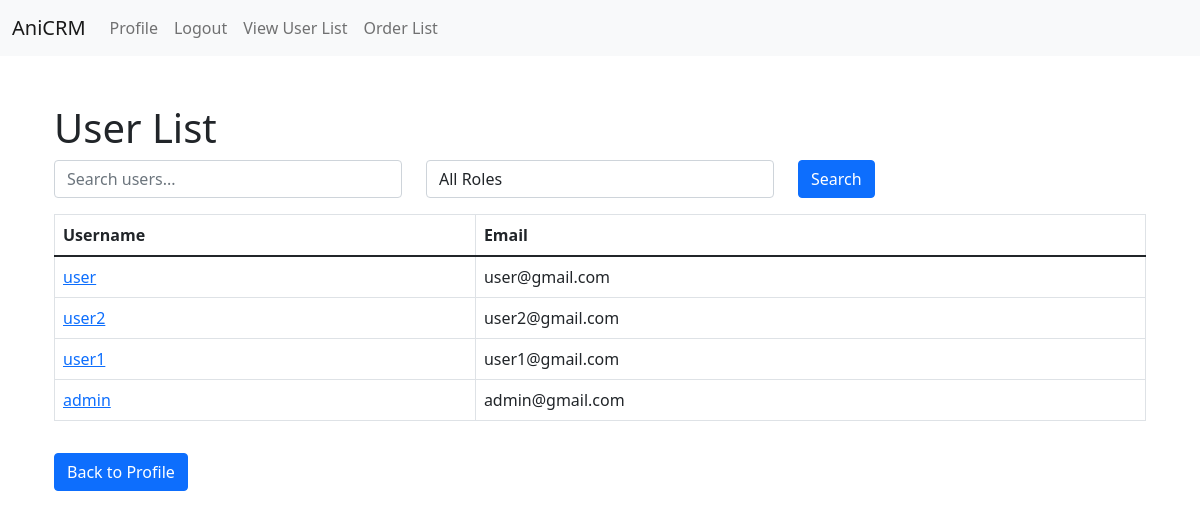
Screenshot of /user_list/ (signed in) with the database file from the repository.
### users/models.py (models this page shows)
class User(AbstractUser):
    bio = models.TextField(blank=True, null=True)
    is_manager = models.BooleanField(default=False)
    is_admin = models.BooleanField(default=False)

### users/views.py (the view)
# urls.py: path('user_list/', user_list_view, name='user-list'),
@login_required
def user_list_view(request):
    query = request.GET.get('q', '')
    role_filter = request.GET.get('role', '')
    users = User.objects.all()
    if query:
        users = users.filter(Q(username__icontains=query) | Q(email__icontains=query))
    if role_filter:
        if role_filter == 'manager':
            users = users.filter(is_manager=True)
        elif role_filter == 'regular':
            users = users.filter(is_manager=False)
    return render(request, 'users/user_list.html', {
        'users': users,
        'query': query,
        'role_filter': role_filter,
    })

### users/templates/users/user_list.html (shortened to what this page needs)
{% extends 'base.html' %}
{% block content %}
<div class="container mt-5">
    <h1>User List</h1>
    <form method="GET" class="mb-3">
        <div class="row">
            <div class="col">
                <input type="text" name="q" value="{{ query }}" placeholder="Search users..." class="form-control" />
            </div>
            <div class="col">
                <select name="role" class="form-control">
                    <option value="">All Roles</option>
                </select>
            </div>
            <div class="col">
                <button type="submit" class="btn btn-primary">Search</button>
            </div>
        </div>
    </form>
    <table class="table table-bordered">
        <thead>
            <tr>
                <th>Username</th>
                <th>Email</th>
            </tr>
        </thead>
        <tbody>
            {% for user in users %}
            <tr>
                <td><a href="{% url 'user-detail' user.id %}">{{ user.username }}</a></td>
                <td>{{ user.email }}</td>
            </tr>
            {% empty %}
            <tr>
                <td colspan="2">No users found.</td>
            </tr>
            {% endfor %}
        </tbody>
    </table>
    <a href="{% url 'profile' %}" class="btn btn-primary mt-3">Back to Profile</a>
</div>
{% endblock %}

### rows the page displays
User: username "user", email "user@gmail.com"
User: username "user2", email "user2@gmail.com"
User: username "user1", email "user1@gmail.com"
User: username "admin", email "admin@gmail.com"
